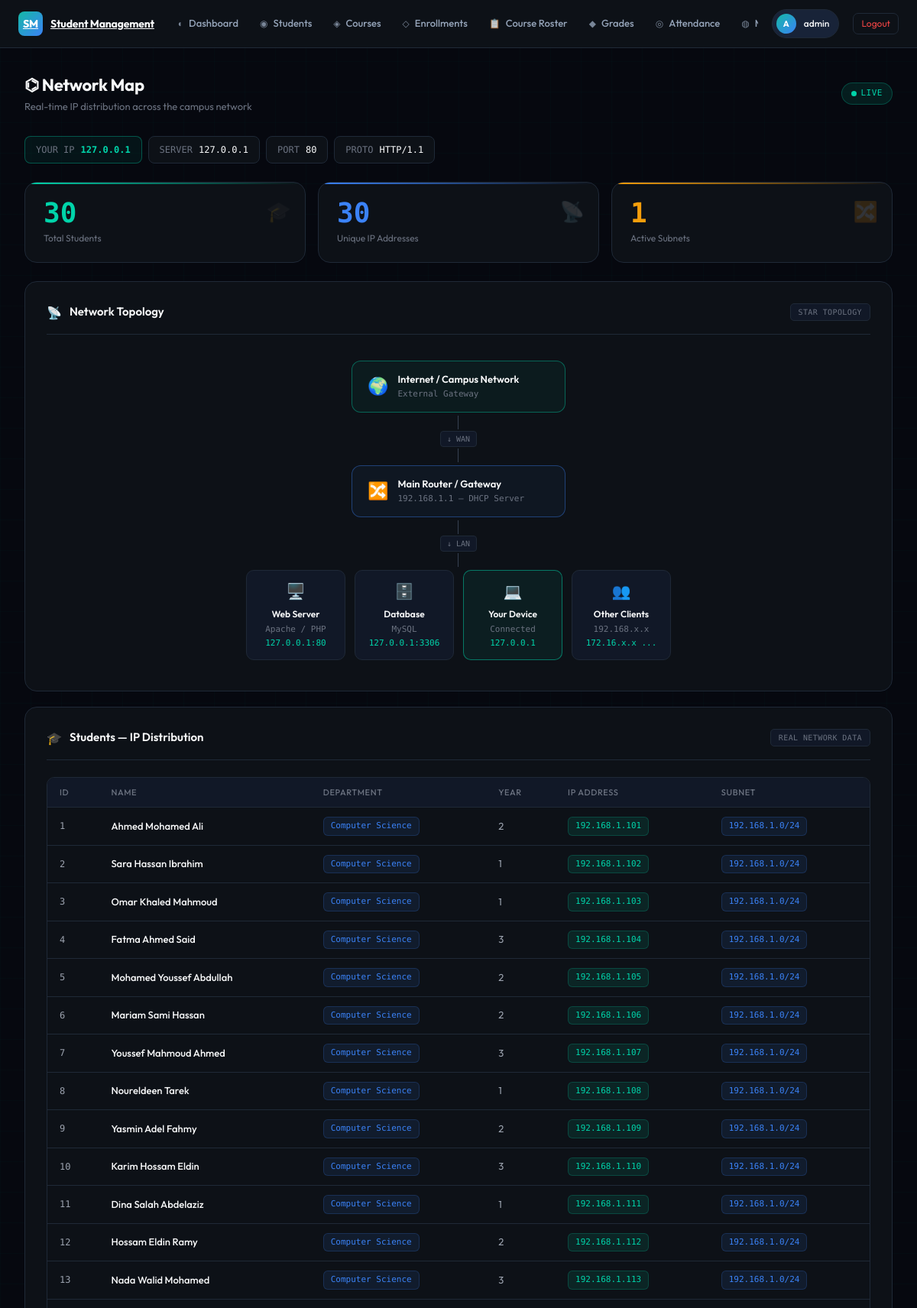
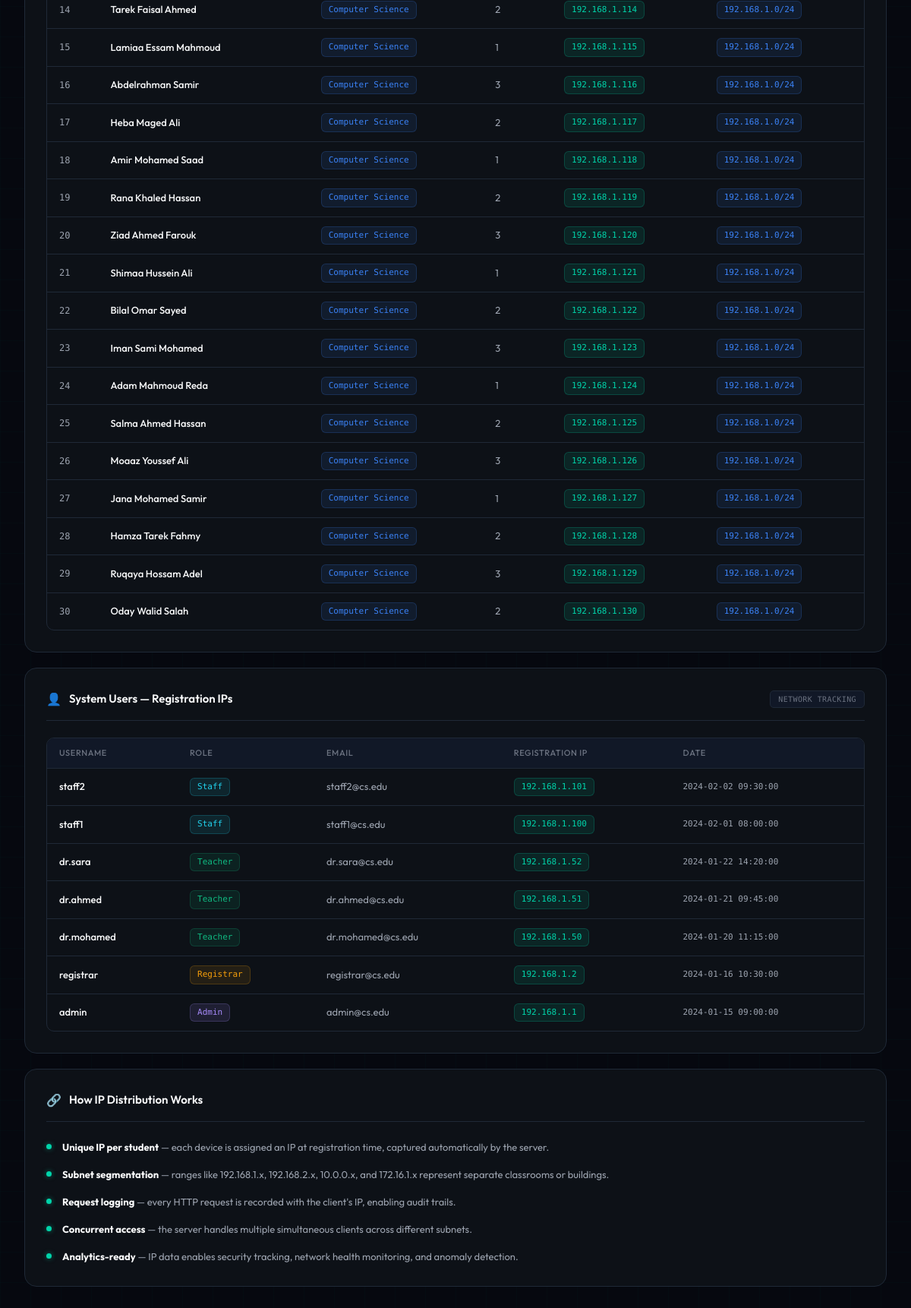
Screenshot of /Application/network_map.php (signed in) with the database file from the repository (2 pictures, top to bottom).
### tables this page shows
CREATE TABLE Students (
    StudentID INT PRIMARY KEY AUTO_INCREMENT,
    Name VARCHAR(100) NOT NULL,
    Email VARCHAR(100) UNIQUE,
    Phone VARCHAR(20),
    Department VARCHAR(50) DEFAULT 'Computer Science',
    Year INT,
    DateOfBirth DATE,
    Address VARCHAR(200),
    EnrollmentDate DATE DEFAULT CURRENT_DATE,
    IPAddress VARCHAR(45) DEFAULT NULL
);

CREATE TABLE Users (
    UserID INT PRIMARY KEY AUTO_INCREMENT,
    Username VARCHAR(50) UNIQUE NOT NULL,
    Password VARCHAR(100) NOT NULL,
    Role VARCHAR(20) NOT NULL,
    Email VARCHAR(100),
    IPAddress VARCHAR(45) DEFAULT NULL,   
    RegistrationDate TIMESTAMP DEFAULT CURRENT_TIMESTAMP,
    CreatedDate TIMESTAMP DEFAULT CURRENT_TIMESTAMP
);

### Application/network_map.php (the view, shortened to what this page needs)
<?php
include 'config.php';
function getClientIP() {
    $ip = $_SERVER['REMOTE_ADDR'] ?? '127.0.0.1';
    return $ip;
}
$clientIP    = getClientIP();
$serverAddr  = htmlspecialchars($_SERVER['SERVER_ADDR']    ?? '127.0.0.1');
$serverPort  = htmlspecialchars($_SERVER['SERVER_PORT']    ?? '80');
$serverProto = htmlspecialchars($_SERVER['SERVER_PROTOCOL'] ?? 'HTTP/1.1');
$totalStudents = 0; $uniqueIPs = 0; $subnetCount = 0;
$res = $conn->query("SELECT COUNT(*) AS cnt FROM Students");
if ($res) $totalStudents = (int) $res->fetch_assoc()['cnt'];
$res = $conn->query("SELECT COUNT(DISTINCT IPAddress) AS cnt FROM Students WHERE IPAddress IS NOT NULL AND IPAddress != ''");
if ($res) $uniqueIPs = (int) $res->fetch_assoc()['cnt'];
$res = $conn->query("SELECT SUBSTRING_INDEX(IPAddress, '.', 3) AS subnet FROM Students WHERE IPAddress IS NOT NULL AND IPAddress != '' GROUP BY subnet");
if ($res) $subnetCount = $res->num_rows;
?>
<!DOCTYPE html>
<html lang="en">
<head>
    <link rel="stylesheet" href="theme.css">
</head>
<body>
<?php include '_navbar.php'; ?>
<main class="page">
    <div class="page-header fade-in">
        <div class="page-title-group">
            <div>
                <div class="page-title">⌬ Network Map</div>
                <div class="page-sub">Real-time IP distribution across the campus network</div>
            </div>
        </div>
        <div class="live-badge">
            <span class="pulse"></span>
            LIVE
        </div>
    </div>
    <div class="session-bar fade-in">
        <div class="session-chip you"><span class="label">YOUR IP</span><span class="value"><?php echo htmlspecialchars($clientIP); ?></span></div>
        <div class="session-chip"><span class="label">SERVER</span><span class="value"><?php echo $serverAddr; ?></span></div>
        <div class="session-chip"><span class="label">PORT</span><span class="value"><?php echo $serverPort; ?></span></div>
        <div class="session-chip"><span class="label">PROTO</span><span class="value"><?php echo $serverProto; ?></span></div>
    </div>
    <div class="stats-grid fade-in">
        <div class="stat"><div class="stat-icon">🎓</div><div class="stat-num"><?php echo $totalStudents; ?></div><div class="stat-label">Total Students</div></div>
        <div class="stat"><div class="stat-icon">📡</div><div class="stat-num"><?php echo $uniqueIPs; ?></div><div class="stat-label">Unique IP Addresses</div></div>
        <div class="stat"><div class="stat-icon">🔀</div><div class="stat-num"><?php echo $subnetCount; ?></div><div class="stat-label">Active Subnets</div></div>
    </div>
    <div class="card fade-in">
        <div class="card-header">
            <span>📡</span>
            <h2>Network Topology</h2>
            <span class="card-tag">STAR TOPOLOGY</span>
        </div>
        <div class="topology">
            <div class="topo-node accent">
                <div class="topo-node-icon">🌍</div>
                <div>
                    <div class="topo-node-title">Internet / Campus Network</div>
                    <div class="topo-node-sub">External Gateway</div>
                </div>
            </div>
            <div class="topo-connector"><div class="topo-line"></div><div class="topo-connector-label">↓ WAN</div><div class="topo-line"></div></div>
            <div class="topo-node blue">
                <div class="topo-node-icon">🔀</div>
                <div>
                    <div class="topo-node-title">Main Router / Gateway</div>
                    <div class="topo-node-sub">192.168.1.1 — DHCP Server</div>
                </div>
            </div>
            <div class="topo-connector"><div class="topo-line"></div><div class="topo-connector-label">↓ LAN</div><div class="topo-line"></div></div>
            <div class="topo-branch">
                <div class="topo-branch-node">
                    <div class="icon">🖥️</div>
                    <div class="title">Web Server</div>
                    <div class="sub">Apache / PHP</div>
                    <div class="ip"><?php echo $serverAddr; ?>:<?php echo $serverPort; ?></div>
                </div>
                <div class="topo-branch-node">
                    <div class="icon">🗄️</div>
                    <div class="title">Database</div>
                    <div class="sub">MySQL</div>
                    <div class="ip">127.0.0.1:3306</div>
                </div>
                <div class="topo-branch-node me">
                    <div class="icon">💻</div>
                    <div class="title">Your Device</div>
                    <div class="sub">Connected</div>
                    <div class="ip"><?php echo htmlspecialchars($clientIP); ?></div>
                </div>
                <div class="topo-branch-node">
                    <div class="icon">👥</div>
                    <div class="title">Other Clients</div>
                    <div class="sub">192.168.x.x</div>
                    <div class="ip">172.16.x.x ...</div>
                </div>
            </div>
        </div>
    </div>
    <div class="card fade-in">
        <div class="card-header">
            <span>🎓</span>
            <h2>Students — IP Distribution</h2>
            <span class="card-tag">REAL NETWORK DATA</span>
        </div>
        <?php
        $result = $conn->query("SELECT StudentID, Name, Department, Year, IPAddress FROM Students ORDER BY INET_ATON(NULLIF(IPAddress, ''))");
        if ($result && $result->num_rows > 0):
        ?>
        <div class="table-wrap">
            <table class="table">
                <thead>
                    <tr><th>ID</th><th>Name</th><th>Department</th><th>Year</th><th>IP Address</th><th>Subnet</th></tr>
                </thead>
                <tbody>
                <?php while ($row = $result->fetch_assoc()):
                    $ip = !empty($row['IPAddress']) ? $row['IPAddress'] : null;
                    $subnet = $ip ? substr($ip, 0, strrpos($ip, '.')) . '.0/24' : null;
                ?>
                    <tr>
                        <td style="font-family:var(--mono);font-size:12px;"><?php echo htmlspecialchars($row['StudentID']); ?></td>
                        <td><strong><?php echo htmlspecialchars($row['Name']); ?></strong></td>
                        <td><span class="badge badge-blue"><?php echo htmlspecialchars($row['Department']); ?></span></td>
                        <td><?php echo htmlspecialchars($row['Year']); ?></td>
                        <td><?php echo $ip ? '<span class="badge badge-accent">' . htmlspecialchars($ip) . '</span>' : '<span style="color:var(--muted)">—</span>'; ?></td>
                        <td><?php echo $subnet ? '<span class="badge badge-blue">' . htmlspecialchars($subnet) . '</span>' : '<span style="color:var(--muted)">—</span>'; ?></td>
                    </tr>
                <?php endwhile; ?>
                </tbody>
            </table>
        </div>
        <?php else: ?>
            <p class="empty" style="color:var(--muted);text-align:center;padding:24px;">No students found.</p>
        <?php endif; ?>
    </div>
    <div class="card fade-in">
        <div class="card-header">
            <span>👤</span>
            <h2>System Users — Registration IPs</h2>
            <span class="card-tag">NETWORK TRACKING</span>
        </div>
        <?php
        $result = $conn->query("SELECT Username, Role, Email, IPAddress, RegistrationDate FROM Users ORDER BY RegistrationDate DESC");
        if ($result && $result->num_rows > 0):
        ?>
        <div class="table-wrap">
            <table class="table">
                <thead>
                    <tr><th>Username</th><th>Role</th><th>Email</th><th>Registration IP</th><th>Date</th></tr>
                </thead>
                <tbody>
                <?php while ($row = $result->fetch_assoc()):
                    $ip = !empty($row['IPAddress']) ? $row['IPAddress'] : null;
                    $role = htmlspecialchars($row['Role']);
                    $rmap = ['Admin' => 'badge-purple', 'Staff' => 'badge-cyan', 'Teacher' => 'badge-success', 'Registrar' => 'badge-amber'];
                    $rcls = $rmap[$role] ?? 'badge-muted';
                ?>
                    <tr>
                        <td><strong><?php echo htmlspecialchars($row['Username']); ?></strong></td>
                        <td><span class="badge <?php echo $rcls; ?>"><?php echo $role; ?></span></td>
                        <td><?php echo htmlspecialchars($row['Email']); ?></td>
                        <td><?php echo $ip ? '<span class="badge badge-accent">' . htmlspecialchars($ip) . '</span>' : '<span style="color:var(--muted)">—</span>'; ?></td>
                        <td style="font-family:var(--mono);font-size:11px;"><?php echo htmlspecialchars($row['RegistrationDate']); ?></td>
                    </tr>
                <?php endwhile; ?>
                </tbody>
            </table>
        </div>
        <?php else: ?>
            <p class="empty">No users found.</p>
        <?php endif; ?>
    </div>
    <div class="card fade-in">
        <div class="card-header">
            <span>🔗</span>
            <h2>How IP Distribution Works</h2>
        </div>
        <ul class="explain-list">
            <li><span class="dot-marker"></span><div><strong>Unique IP per student</strong> — each device is assigned an IP at registration time, captured automatically by the server.</div></li>
            <li><span class="dot-marker"></span><div><strong>Subnet segmentation</strong> — ranges like 192.168.1.x, 192.168.2.x, 10.0.0.x, and 172.16.1.x represent separate classrooms or buildings.</div></li>
            <li><span class="dot-marker"></span><div><strong>Request logging</strong> — every HTTP request is recorded with the client's IP, enabling audit trails.</div></li>
            <li><span class="dot-marker"></span><div><strong>Concurrent access</strong> — the server handles multiple simultaneous clients across different subnets.</div></li>
            <li><span class="dot-marker"></span><div><strong>Analytics-ready</strong> — IP data enables security tracking, network health monitoring, and anomaly detection.</div></li>
        </ul>
    </div>
</main>
</body>
</html>

### rows the page displays
students: StudentID "1", Name "Ahmed Mohamed Ali", Department "Computer Science", Year "2", IPAddress "192.168.1.101", IPAddress "192.168.1.0/24"
students: StudentID "2", Name "Sara Hassan Ibrahim", Department "Computer Science", Year "1", IPAddress "192.168.1.102", IPAddress "192.168.1.0/24"
students: StudentID "3", Name "Omar Khaled Mahmoud", Department "Computer Science", Year "1", IPAddress "192.168.1.103", IPAddress "192.168.1.0/24"
students: StudentID "4", Name "Fatma Ahmed Said", Department "Computer Science", Year "3", IPAddress "192.168.1.104", IPAddress "192.168.1.0/24"
students: StudentID "5", Name "Mohamed Youssef Abdullah", Department "Computer Science", Year "2", IPAddress "192.168.1.105", IPAddress "192.168.1.0/24"
students: StudentID "6", Name "Mariam Sami Hassan", Department "Computer Science", Year "2", IPAddress "192.168.1.106", IPAddress "192.168.1.0/24"
students: StudentID "7", Name "Youssef Mahmoud Ahmed", Department "Computer Science", Year "3", IPAddress "192.168.1.107", IPAddress "192.168.1.0/24"
students: StudentID "8", Name "Noureldeen Tarek", Department "Computer Science", Year "1", IPAddress "192.168.1.108", IPAddress "192.168.1.0/24"
students: StudentID "9", Name "Yasmin Adel Fahmy", Department "Computer Science", Year "2", IPAddress "192.168.1.109", IPAddress "192.168.1.0/24"
students: StudentID "10", Name "Karim Hossam Eldin", Department "Computer Science", Year "3", IPAddress "192.168.1.110", IPAddress "192.168.1.0/24"
students: StudentID "11", Name "Dina Salah Abdelaziz", Department "Computer Science", Year "1", IPAddress "192.168.1.111", IPAddress "192.168.1.0/24"
students: StudentID "12", Name "Hossam Eldin Ramy", Department "Computer Science", Year "2", IPAddress "192.168.1.112", IPAddress "192.168.1.0/24"
students: StudentID "13", Name "Nada Walid Mohamed", Department "Computer Science", Year "3", IPAddress "192.168.1.113", IPAddress "192.168.1.0/24"
students: StudentID "14", Name "Tarek Faisal Ahmed", Department "Computer Science", Year "2", IPAddress "192.168.1.114", IPAddress "192.168.1.0/24"
students: StudentID "15", Name "Lamiaa Essam Mahmoud", Department "Computer Science", Year "1", IPAddress "192.168.1.115", IPAddress "192.168.1.0/24"
students: StudentID "16", Name "Abdelrahman Samir", Department "Computer Science", Year "3", IPAddress "192.168.1.116", IPAddress "192.168.1.0/24"
students: StudentID "17", Name "Heba Maged Ali", Department "Computer Science", Year "2", IPAddress "192.168.1.117", IPAddress "192.168.1.0/24"
students: StudentID "18", Name "Amir Mohamed Saad", Department "Computer Science", Year "1", IPAddress "192.168.1.118", IPAddress "192.168.1.0/24"
students: StudentID "19", Name "Rana Khaled Hassan", Department "Computer Science", Year "2", IPAddress "192.168.1.119", IPAddress "192.168.1.0/24"
students: StudentID "20", Name "Ziad Ahmed Farouk", Department "Computer Science", Year "3", IPAddress "192.168.1.120", IPAddress "192.168.1.0/24"
students: StudentID "21", Name "Shimaa Hussein Ali", Department "Computer Science", Year "1", IPAddress "192.168.1.121", IPAddress "192.168.1.0/24"
students: StudentID "22", Name "Bilal Omar Sayed", Department "Computer Science", Year "2", IPAddress "192.168.1.122", IPAddress "192.168.1.0/24"
students: StudentID "23", Name "Iman Sami Mohamed", Department "Computer Science", Year "3", IPAddress "192.168.1.123", IPAddress "192.168.1.0/24"
students: StudentID "24", Name "Adam Mahmoud Reda", Department "Computer Science", Year "1", IPAddress "192.168.1.124", IPAddress "192.168.1.0/24"
students: StudentID "25", Name "Salma Ahmed Hassan", Department "Computer Science", Year "2", IPAddress "192.168.1.125", IPAddress "192.168.1.0/24"
students: StudentID "26", Name "Moaaz Youssef Ali", Department "Computer Science", Year "3", IPAddress "192.168.1.126", IPAddress "192.168.1.0/24"
students: StudentID "27", Name "Jana Mohamed Samir", Department "Computer Science", Year "1", IPAddress "192.168.1.127", IPAddress "192.168.1.0/24"
students: StudentID "28", Name "Hamza Tarek Fahmy", Department "Computer Science", Year "2", IPAddress "192.168.1.128", IPAddress "192.168.1.0/24"
students: StudentID "29", Name "Ruqaya Hossam Adel", Department "Computer Science", Year "3", IPAddress "192.168.1.129", IPAddress "192.168.1.0/24"
students: StudentID "30", Name "Oday Walid Salah", Department "Computer Science", Year "2", IPAddress "192.168.1.130", IPAddress "192.168.1.0/24"
users: Username "staff2", Role "Staff", Email "staff2@cs.edu", IPAddress "192.168.1.101", RegistrationDate "2024-02-02 09:30:00"
users: Username "staff1", Role "Staff", Email "staff1@cs.edu", IPAddress "192.168.1.100", RegistrationDate "2024-02-01 08:00:00"
users: Username "dr.sara", Role "Teacher", Email "dr.sara@cs.edu", IPAddress "192.168.1.52", RegistrationDate "2024-01-22 14:20:00"
users: Username "dr.ahmed", Role "Teacher", Email "dr.ahmed@cs.edu", IPAddress "192.168.1.51", RegistrationDate "2024-01-21 09:45:00"
users: Username "dr.mohamed", Role "Teacher", Email "dr.mohamed@cs.edu", IPAddress "192.168.1.50", RegistrationDate "2024-01-20 11:15:00"
users: Username "registrar", Role "Registrar", Email "registrar@cs.edu", IPAddress "192.168.1.2", RegistrationDate "2024-01-16 10:30:00"
users: Username "admin", Role "Admin", Email "admin@cs.edu", IPAddress "192.168.1.1", RegistrationDate "2024-01-15 09:00:00"

### other values shown
$tab['icon'] "◐"
$tab['label'] "Dashboard"
$tab['icon'] "◉"
$tab['label'] "Students"
$tab['icon'] "◈"
$tab['label'] "Courses"
$tab['icon'] "◇"
$tab['label'] "Enrollments"
$tab['icon'] "📋"
$tab['label'] "Course Roster"
$tab['icon'] "◆"
$tab['label'] "Grades"
$tab['icon'] "◎"
$tab['label'] "Attendance"
$tab['icon'] "◍"
